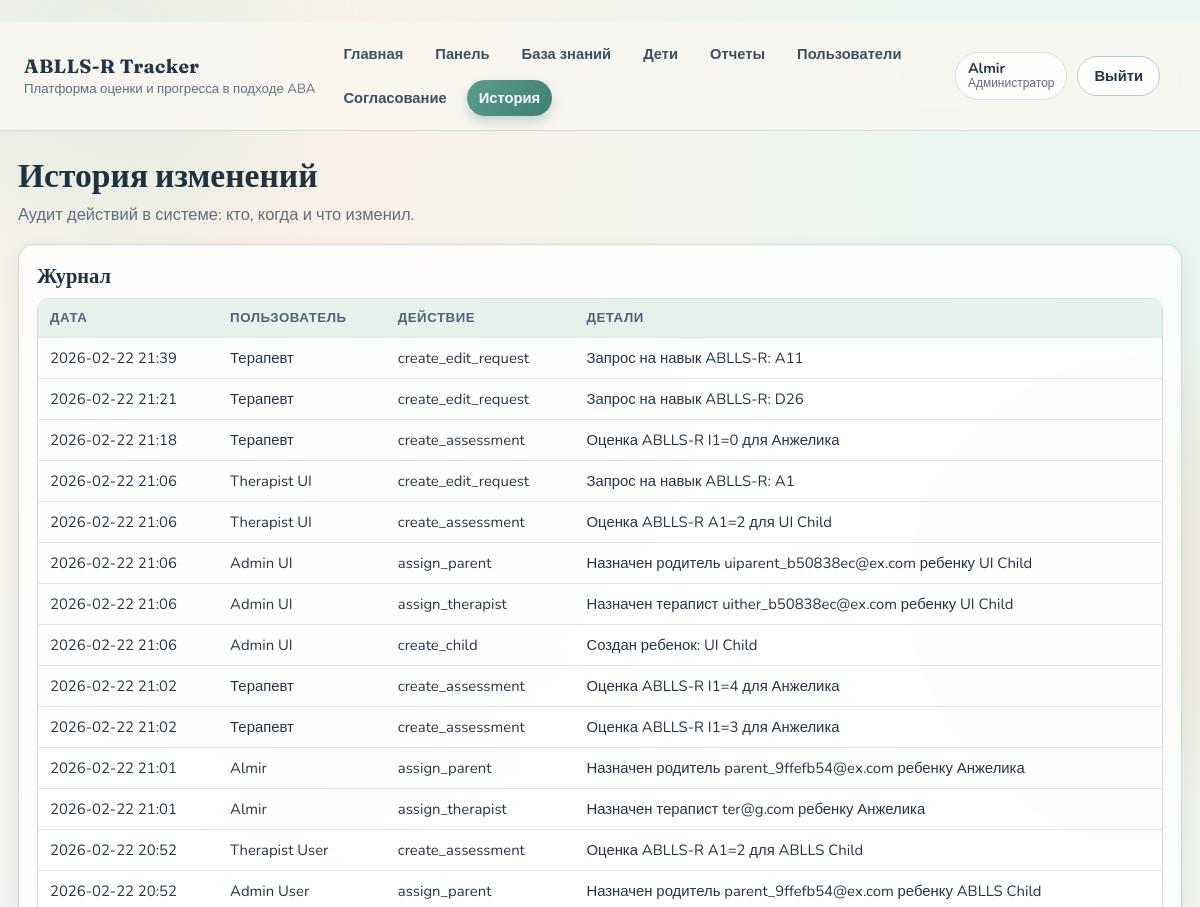
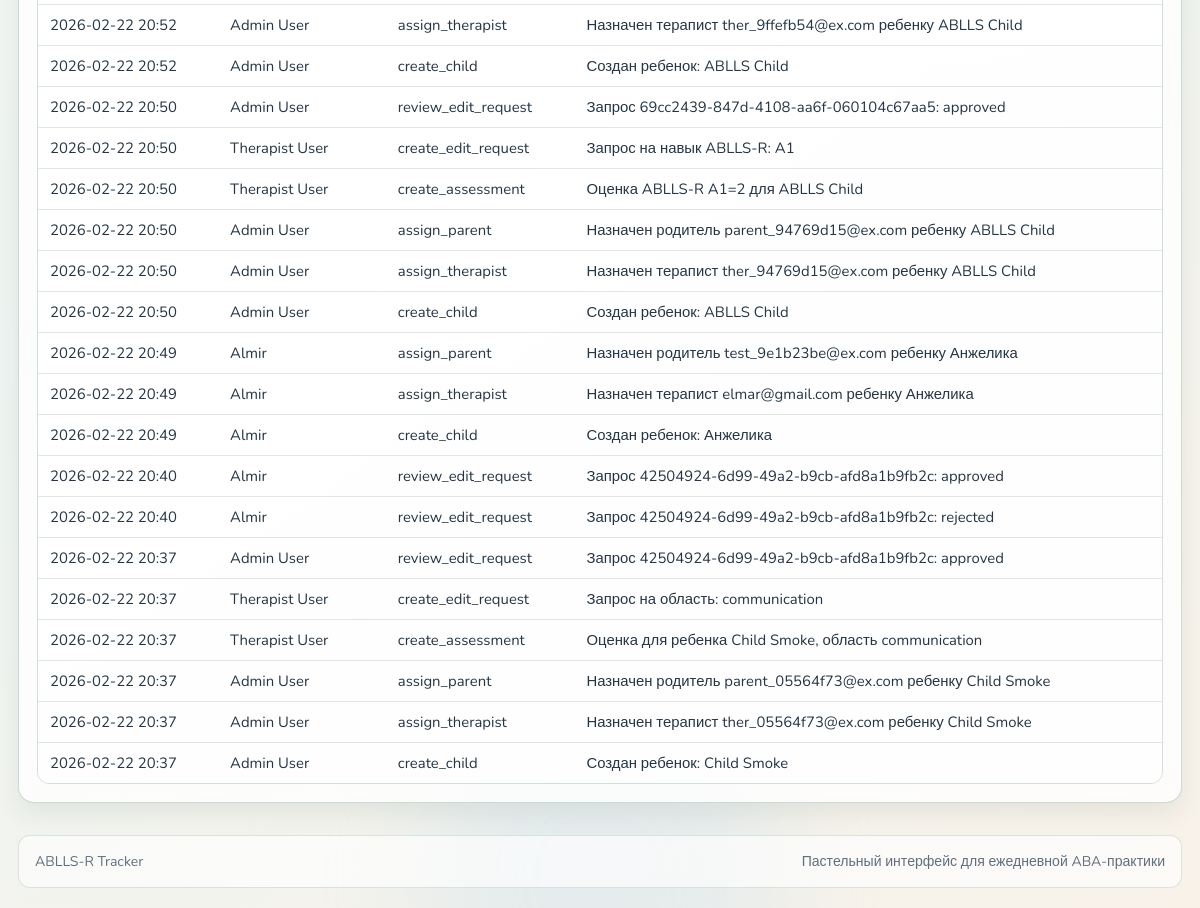
The page /history (signed in) on the database its author committed (2 pictures, top to bottom).
### app/models/user.py (models this page shows)
class User(Base):
    __tablename__ = "users"
    id: Mapped[str] = mapped_column(
        String(36),
        primary_key=True,
        default=lambda: str(uuid.uuid4()),
    )
    email: Mapped[str] = mapped_column(String(255), unique=True, index=True)
    full_name: Mapped[str] = mapped_column(String(255))
    role: Mapped[str] = mapped_column(String(20))
    password_hash: Mapped[str] = mapped_column(String(255))
    created_at: Mapped[datetime] = mapped_column(
        DateTime,
        default=lambda: datetime.now(timezone.utc),
    )

### app/models/audit_log.py (models this page shows)
class AuditLog(Base):
    __tablename__ = "audit_logs"
    id: Mapped[int] = mapped_column(primary_key=True, autoincrement=True)
    user_id: Mapped[str | None] = mapped_column(
        String(36),
        ForeignKey("users.id"),
        nullable=True,
        index=True,
    )
    action: Mapped[str] = mapped_column(String(120))
    details: Mapped[str] = mapped_column(Text)
    created_at: Mapped[datetime] = mapped_column(
        DateTime,
        default=lambda: datetime.now(timezone.utc),
        index=True,
    )

### app/routers/pages.py (the view)
@router.get("/history")
def history(request: Request, db: Session = Depends(get_db)):
    _, response = _require_roles(request, db, {"admin"})
    if response:
        return response
    logs = db.execute(
        select(AuditLog).order_by(AuditLog.created_at.desc()).limit(200)
    ).scalars().all()
    users = db.execute(select(User)).scalars().all()
    user_map = {user.id: user for user in users}
    context = _base_context(request, db)
    context.update({"logs": logs, "log_user_map": user_map})
    return templates.TemplateResponse("history.html", context)

### templates/history.html
﻿{% extends "base.html" %}
{% block content %}
  <section class="page-head">
    <h1 class="page-title">История изменений</h1>
    <p class="page-subtitle">Аудит действий в системе: кто, когда и что изменил.</p>
  </section>
  <section class="card">
    <h2>Журнал</h2>
    {% if logs %}
      <div class="table-wrap">
        <table class="table">
          <thead>
            <tr>
              <th>Дата</th>
              <th>Пользователь</th>
              <th>Действие</th>
              <th>Детали</th>
            </tr>
          </thead>
          <tbody>
            {% for log in logs %}
              <tr>
                <td>{{ log.created_at.strftime("%Y-%m-%d %H:%M") if log.created_at else "-" }}</td>
                <td>{{ log_user_map.get(log.user_id).full_name if log.user_id and log_user_map.get(log.user_id) else "Система" }}</td>
                <td>{{ log.action }}</td>
                <td>{{ log.details }}</td>
              </tr>
            {% endfor %}
          </tbody>
        </table>
      </div>
    {% else %}
      <p>Журнал пока пуст.</p>
    {% endif %}
  </section>
{% endblock %}

### templates/base.html (shortened to what this page needs)
﻿<!doctype html>
<html lang="ru">
  <head>
    <link rel="stylesheet" href="/static/styles.css">
  </head>
  <body>
    <div class="bg-orb bg-orb-a" aria-hidden="true"></div>
    <div class="bg-orb bg-orb-b" aria-hidden="true"></div>
    <div class="bg-orb bg-orb-c" aria-hidden="true"></div>
    <header class="site-header">
      <div class="brand-wrap">
        <a class="brand" href="/">ABLLS-R Tracker</a>
        <span class="brand-subtitle">Платформа оценки и прогресса в подходе ABA</span>
      </div>
      <nav class="nav" id="mainNav">
        <a href="/">Главная</a>
        {% if current_user %}
          <a href="/dashboard">Панель</a>
          <a href="/knowledge-base">База знаний</a>
          {% if current_user.role in ["admin", "therapist"] %}
            <a href="/children">Дети</a>
          {% endif %}
          {% if current_user.role in ["admin", "therapist", "parent"] %}
            <a href="/reports">Отчеты</a>
          {% endif %}
          {% if current_user.role == "admin" %}
            <a href="/admin/users">Пользователи</a>
            <a href="/admin/edit-requests">Согласование</a>
            <a href="/history">История</a>
          {% endif %}
        {% endif %}
      </nav>
      <div class="auth">
        {% if current_user %}
          <div class="user-pill">
            <span class="user-name">{{ current_user.full_name }}</span>
            <span class="user-role">{{ role_labels.get(current_user.role, current_user.role) }}</span>
          </div>
          <form action="/auth/logout" method="post" class="logout">
            <button type="submit">Выйти</button>
          </form>
        {% else %}
          <a class="link-button" href="/auth/login">Войти</a>
          <a class="button" href="/auth/register">Регистрация</a>
        {% endif %}
      </div>
    </header>
    <main class="page">
      {% block content %}{% endblock %}
    </main>
    <footer class="site-footer">
      <div>ABLLS-R Tracker</div>
      <div>Пастельный интерфейс для ежедневной ABA-практики</div>
    </footer>
  </body>
</html>

### rows shown on the page
User: full_name "Almir", get "Администратор", get "Almir"
AuditLog: created_at "2026-02-22 21:39", action "create_edit_request", details "Запрос на навык ABLLS-R: A11"
User: get "Терапевт"
AuditLog: created_at "2026-02-22 21:21", action "create_edit_request", details "Запрос на навык ABLLS-R: D26"
AuditLog: created_at "2026-02-22 21:18", action "create_assessment", details "Оценка ABLLS-R I1=0 для Анжелика"
AuditLog: created_at "2026-02-22 21:06", action "create_edit_request", details "Запрос на навык ABLLS-R: A1"
User: get "Therapist UI"
AuditLog: created_at "2026-02-22 21:06", action "create_assessment", details "Оценка ABLLS-R A1=2 для UI Child"
AuditLog: created_at "2026-02-22 21:06", action "assign_parent", details "Назначен родитель uiparent_b50838ec@ex.com ребенку UI Child"
User: get "Admin UI"
AuditLog: created_at "2026-02-22 21:06", action "assign_therapist", details "Назначен терапист uither_b50838ec@ex.com ребенку UI Child"
AuditLog: created_at "2026-02-22 21:06", action "create_child", details "Создан ребенок: UI Child"
AuditLog: created_at "2026-02-22 21:02", action "create_assessment", details "Оценка ABLLS-R I1=4 для Анжелика"
AuditLog: created_at "2026-02-22 21:02", action "create_assessment", details "Оценка ABLLS-R I1=3 для Анжелика"
AuditLog: created_at "2026-02-22 21:01", action "assign_parent", details "Назначен родитель parent_9ffefb54@ex.com ребенку Анжелика"
AuditLog: created_at "2026-02-22 21:01", action "assign_therapist", details "Назначен терапист ter@g.com ребенку Анжелика"
AuditLog: created_at "2026-02-22 20:52", action "create_assessment", details "Оценка ABLLS-R A1=2 для ABLLS Child"
User: get "Therapist User"
AuditLog: created_at "2026-02-22 20:52", action "assign_parent", details "Назначен родитель parent_9ffefb54@ex.com ребенку ABLLS Child"
User: get "Admin User"
AuditLog: created_at "2026-02-22 20:52", action "assign_therapist", details "Назначен терапист ther_9ffefb54@ex.com ребенку ABLLS Child"
AuditLog: created_at "2026-02-22 20:52", action "create_child", details "Создан ребенок: ABLLS Child"
AuditLog: created_at "2026-02-22 20:50", action "review_edit_request", details "Запрос 69cc2439-847d-4108-aa6f-060104c67aa5: approved"
User: get "Admin User"
AuditLog: created_at "2026-02-22 20:50", action "create_edit_request", details "Запрос на навык ABLLS-R: A1"
User: get "Therapist User"
AuditLog: created_at "2026-02-22 20:50", action "create_assessment", details "Оценка ABLLS-R A1=2 для ABLLS Child"
AuditLog: created_at "2026-02-22 20:50", action "assign_parent", details "Назначен родитель parent_94769d15@ex.com ребенку ABLLS Child"
AuditLog: created_at "2026-02-22 20:50", action "assign_therapist", details "Назначен терапист ther_94769d15@ex.com ребенку ABLLS Child"
AuditLog: created_at "2026-02-22 20:50", action "create_child", details "Создан ребенок: ABLLS Child"
AuditLog: created_at "2026-02-22 20:49", action "assign_parent", details "Назначен родитель test_9e1b23be@ex.com ребенку Анжелика"
AuditLog: created_at "2026-02-22 20:49", action "assign_therapist", details "Назначен терапист elmar@gmail.com ребенку Анжелика"
AuditLog: created_at "2026-02-22 20:49", action "create_child", details "Создан ребенок: Анжелика"
AuditLog: created_at "2026-02-22 20:40", action "review_edit_request", details "Запрос 42504924-6d99-49a2-b9cb-afd8a1b9fb2c: approved"
AuditLog: created_at "2026-02-22 20:40", action "review_edit_request", details "Запрос 42504924-6d99-49a2-b9cb-afd8a1b9fb2c: rejected"
AuditLog: created_at "2026-02-22 20:37", action "review_edit_request", details "Запрос 42504924-6d99-49a2-b9cb-afd8a1b9fb2c: approved"
User: get "Admin User"
AuditLog: created_at "2026-02-22 20:37", action "create_edit_request", details "Запрос на область: communication"
User: get "Therapist User"
AuditLog: created_at "2026-02-22 20:37", action "create_assessment", details "Оценка для ребенка Child Smoke, область communication"
AuditLog: created_at "2026-02-22 20:37", action "assign_parent", details "Назначен родитель parent_05564f73@ex.com ребенку Child Smoke"
AuditLog: created_at "2026-02-22 20:37", action "assign_therapist", details "Назначен терапист ther_05564f73@ex.com ребенку Child Smoke"
AuditLog: created_at "2026-02-22 20:37", action "create_child", details "Создан ребенок: Child Smoke"
